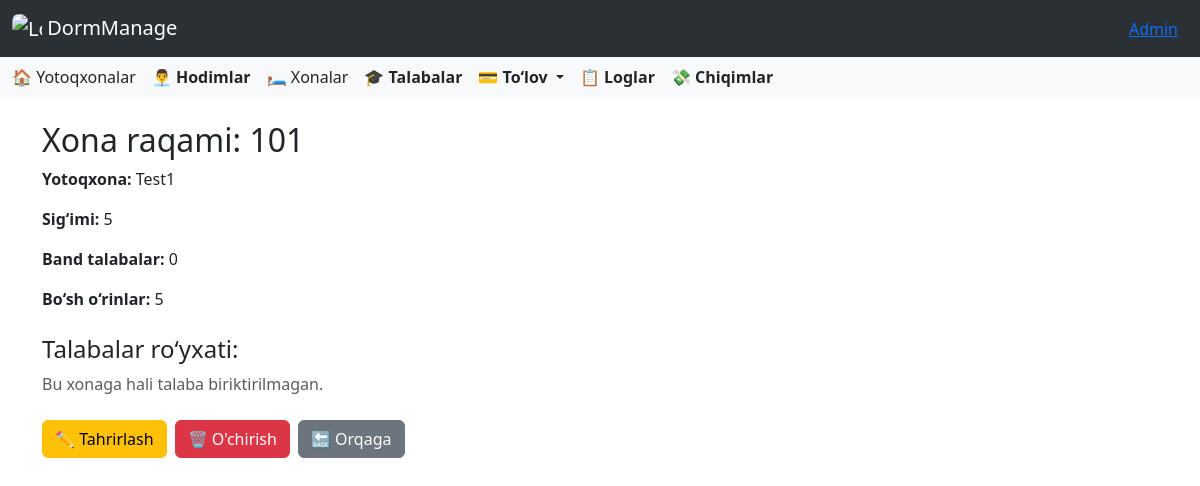
The page /dormitory/rooms/1/ (signed in) on the database its author committed.
### accounts/models.py (models this page shows, shortened)
class CustomUser(AbstractUser):
    ROLE_CHOICES = [
        ('director', 'Direktor'),
        ('employee', 'Xodim'),
    ]
    role = models.CharField(
        max_length=10,
        choices=ROLE_CHOICES,
        default='other',
        verbose_name='Lavozim'
    )
    work_start = models.TimeField(
        verbose_name='Ish boshlanish vaqti',
        null=True,
        blank=True
    )
    work_end = models.TimeField(
        verbose_name='Ish tugash vaqti',
        null=True,
        blank=True
    )
    phone_number = models.CharField(
        max_length=20,
        blank=True,
        verbose_name='Telefon raqami'
    )
    hire_date = models.CharField(
        max_length=10,
        null=True,
        blank=True,
        verbose_name='Ishga qabul qilingan sana'
    )
    photo = models.ImageField(
        upload_to=staff_photo_upload_path,
        blank=False,
        null=False,
        verbose_name='Hodim surati'
    )
    salary = models.PositiveIntegerField(
        verbose_name='Maosh',
        null=True,
        blank=True,
        help_text="Hodimning maoshi (so'mda)"
    )
    is_in_dormitory = models.BooleanField(default=False)

### dormitory/models.py (models this page shows, shortened)
class Room(models.Model):
    dormitory = models.ForeignKey(Dormitory, on_delete=models.CASCADE, related_name='rooms')
    number = models.CharField(max_length=5)
    size = models.PositiveSmallIntegerField()

class Dormitory(models.Model):
    director = models.ForeignKey(Director, on_delete=models.CASCADE, related_name='dormitories')
    name = models.CharField(max_length=300, blank=False)
    address = models.CharField(max_length=300, blank=False)
    monthly_payment = models.PositiveIntegerField(default=0, verbose_name="Oylik to‘lov miqdori (so'm)")
    default_monthly_payment = models.PositiveIntegerField(
        default=1,
        help_text="Shartnomaga asosan boshlang‘ich oylik to‘lov (so‘mda)"
    )
    last_update_time = models.DateTimeField(blank=True, null=True)

### dormitory/views.py (the view)
# urls.py: path('rooms/<int:pk>/', RoomDetailView.as_view(), name='room_detail'),
class RoomDetailView(DetailView):
    model = Room
    template_name = 'dormitory/room_detail.html'
    context_object_name = 'room'
    def get_context_data(self, **kwargs):
        context = super().get_context_data(**kwargs)
        room = self.object
        students = room.students.all()
        context['students'] = students
        context['empty_slots'] = room.size - students.count()
        return context

### templates/dormitory/room_detail.html (shortened to what this page needs)
{% extends 'base.html' %}
{% block content %}
<div class="container mt-4">
    <h2>Xona raqami: {{ room.number }}</h2>
    <p><strong>Yotoqxona:</strong> {{ room.dormitory.name }}</p>
    <p><strong>Sig‘imi:</strong> {{ room.size }}</p>
    <p><strong>Band talabalar:</strong> {{ students|length }}</p>
    <p><strong>Bo‘sh o‘rinlar:</strong> {{ empty_slots }}</p>
    <h4 class="mt-4">Talabalar ro‘yxati:</h4>
    {% if students %}
    <ul class="list-group">
        {% for student in students %}
        <li class="list-group-item">{{ student.first_name }} {{ student.last_name }}</li>
        {% endfor %}
    </ul>
    {% else %}
    <p class="text-muted">Bu xonaga hali talaba biriktirilmagan.</p>
    {% endif %}
    <div class="mt-4 d-flex gap-2">
        <a href="{% url 'room_update' room.id %}" class="btn btn-warning">✏️ Tahrirlash</a>
        <button type="button" class="btn btn-danger" data-bs-toggle="modal" data-bs-target="#deleteModal">
            🗑️ O'chirish
        </button>
        <a href="{% url 'rooms' %}" class="btn btn-secondary">🔙 Orqaga</a>
    </div>
</div>
{% endblock %}

### templates/base.html (shortened to what this page needs)
<!DOCTYPE html>
<html lang="en">
<head>
    <link href="https://cdn.jsdelivr.net/npm/bootstrap@5.3.5/dist/css/bootstrap.min.css" rel="stylesheet">
    <link rel="stylesheet" href="https://cdnjs.cloudflare.com/ajax/libs/font-awesome/6.0.0/css/all.min.css">
    <link rel="stylesheet" href="https://cdn.jsdelivr.net/npm/bootstrap-icons@1.10.5/font/bootstrap-icons.css">
    <link href="https://cdn.jsdelivr.net/npm/select2@4.1.0-rc.0/dist/css/select2.min.css" rel="stylesheet" />
</head>
<body>
<nav class="navbar bg-body-tertiary" data-bs-theme="dark">
  <div class="container-fluid">
    <a class="navbar-brand" href="{% url 'dashboard' %}">
      <img src="/media/images/icon.png" alt="Logo" style="width:30px; height:30px; border-radius:7px" class="d-inline-block align-text-top">
      DormManage
    </a>
    <div class="ms-auto" style="margin: 0 10px;">
      <a href="#" class="text-primary text-decoration-underline" data-bs-toggle="modal" data-bs-target="#userInfoModal">
        {{ user.first_name }}
      </a>
    </div>
  </div>
</nav>
<nav class="navbar bg-body-tertiary">
  <div class="container-fluid">
    <div class="d-none d-lg-flex gap-3 align-items-center">
  {% if user.role == 'director' %}
  <a class="nav-link" href="{% url 'dormitories' %}">🏠 Yotoqxonalar</a>
  <a class="nav-link" href="{% url 'employees' %}"><strong>👨‍💼 Hodimlar</strong></a>
  {% endif %}
  <a class="nav-link" href="{% url 'rooms' %}">🛏️ Xonalar</a>
  <a class="nav-link" href="{% url 'students' %}"><strong>🎓 Talabalar</strong></a>
  <div class="nav-item dropdown">
    <a class="nav-link dropdown-toggle" href="#" role="button" data-bs-toggle="dropdown" aria-expanded="false">
      <strong>💳 To‘lov</strong>
    </a>
  </div>
  <a class="nav-link" href="{% url 'logs' %}"><strong>📋 Loglar</strong></a>
  <a class="nav-link" href="{% url 'expense_list' %}"><strong>💸 Chiqimlar</strong></a>
</div>
  </div>
</nav>
{% block content %}
{% endblock %}
</body>
</html>

### rows shown on the page
CustomUser: first_name "Admin"
Room: number "101", dormitory.name "Test1", size "5"

### other values the page prints
{{ students|length }} "0"
{{ empty_slots }} "5"
